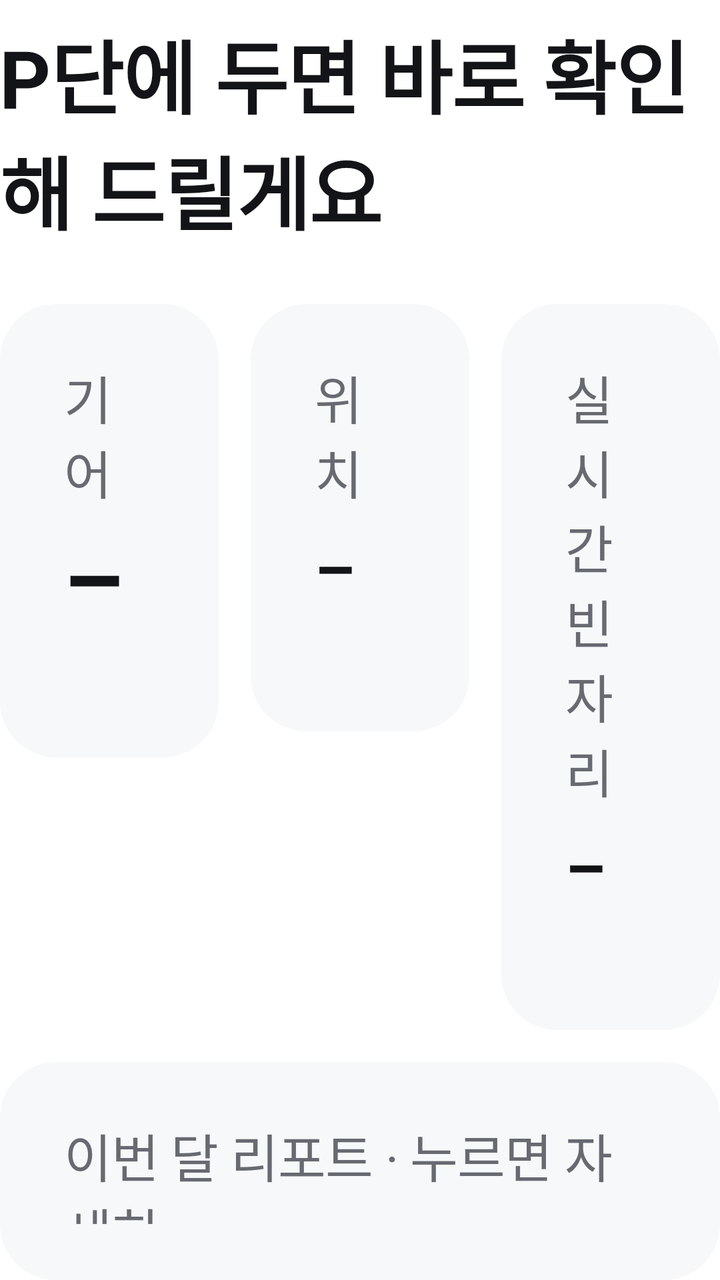
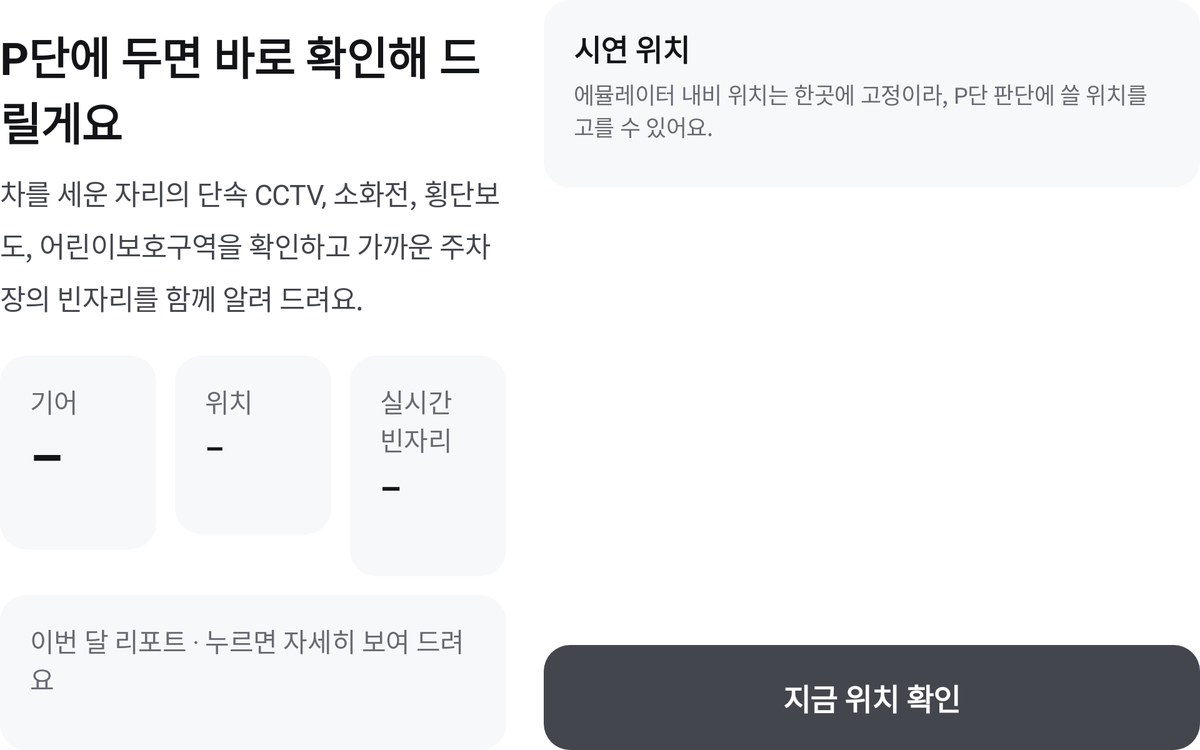

Two renders of one Android screen. The first uses the default layout on a phone; the second uses the alternative layout the repository ships for a different screen configuration, on a matching device. The two XML files are below.
<!-- AndroidManifest.xml: application theme Theme.Statio -->
<!-- res/layout/screen_idle.xml -->
<?xml version="1.0" encoding="utf-8"?>
<LinearLayout xmlns:android="http://schemas.android.com/apk/res/android"
    android:layout_width="match_parent"
    android:layout_height="match_parent"
    android:orientation="vertical">

    <TextView
        style="@style/Text.TitleL"
        android:layout_width="match_parent"
        android:layout_height="wrap_content"
        android:layout_marginTop="8dp"
        android:text="P단에 두면 바로 확인해 드릴게요" />

    

    <LinearLayout
        android:layout_width="match_parent"
        android:layout_height="wrap_content"
        android:layout_marginTop="28dp"
        android:orientation="horizontal">

        <LinearLayout
            style="@style/Card"
            android:layout_width="0dp"
            android:layout_height="wrap_content"
            android:layout_weight="1"
            android:orientation="vertical">

            <TextView
                style="@style/Text.BodyS"
                android:layout_width="wrap_content"
                android:layout_height="wrap_content"
                android:text="기어"
                android:textColor="@color/text_3" />

            <TextView
                android:id="@+id/gear_value"
                style="@style/Text.HeadlineS"
                android:layout_width="wrap_content"
                android:layout_height="wrap_content"
                android:layout_marginTop="8dp"
                android:text="–" />

            <TextView
                android:id="@+id/vehicle_state"
                style="@style/Text.LabelS"
                android:layout_width="wrap_content"
                android:layout_height="wrap_content"
                android:layout_marginTop="8dp" />
        </LinearLayout>

        <LinearLayout
            style="@style/Card"
            android:layout_width="0dp"
            android:layout_height="wrap_content"
            android:layout_marginStart="16dp"
            android:layout_weight="1"
            android:orientation="vertical">

            <TextView
                style="@style/Text.BodyS"
                android:layout_width="wrap_content"
                android:layout_height="wrap_content"
                android:text="위치"
                android:textColor="@color/text_3" />

            <TextView
                android:id="@+id/location_value"
                style="@style/Text.TitleS"
                android:layout_width="wrap_content"
                android:layout_height="wrap_content"
                android:layout_marginTop="12dp"
                android:ellipsize="end"
                android:maxLines="2"
                android:text="–" />

            <TextView
                android:id="@+id/location_source"
                style="@style/Text.LabelS"
                android:layout_width="wrap_content"
                android:layout_height="wrap_content"
                android:layout_marginTop="10dp" />
        </LinearLayout>

        <LinearLayout
            style="@style/Card"
            android:layout_width="0dp"
            android:layout_height="wrap_content"
            android:layout_marginStart="16dp"
            android:layout_weight="1"
            android:orientation="vertical">

            <TextView
                style="@style/Text.BodyS"
                android:layout_width="wrap_content"
                android:layout_height="wrap_content"
                android:text="실시간 빈자리"
                android:textColor="@color/text_3" />

            <TextView
                android:id="@+id/live_value"
                style="@style/Text.TitleS"
                android:layout_width="wrap_content"
                android:layout_height="wrap_content"
                android:layout_marginTop="12dp"
                android:text="–" />

            <TextView
                android:id="@+id/live_note"
                style="@style/Text.LabelS"
                android:layout_width="wrap_content"
                android:layout_height="wrap_content"
                android:layout_marginTop="10dp" />
        </LinearLayout>
    </LinearLayout>

    <LinearLayout
        android:layout_width="match_parent"
        android:layout_height="wrap_content"
        android:layout_marginTop="16dp"
        android:baselineAligned="false"
        android:orientation="horizontal">

        <LinearLayout
            android:id="@+id/record_card"
            style="@style/Card"
            android:layout_width="0dp"
            android:layout_height="match_parent"
            android:layout_marginEnd="16dp"
            android:layout_weight="1"
            android:clickable="true"
            android:focusable="true"
            android:orientation="vertical"
            android:visibility="gone">

            <TextView
                style="@style/Text.BodyS"
                android:layout_width="wrap_content"
                android:layout_height="wrap_content"
                android:text="마지막 주차 위치 · 누르면 QR"
                android:textColor="@color/text_3" />

            <TextView
                android:id="@+id/record_value"
                style="@style/Text.TitleS"
                android:layout_width="wrap_content"
                android:layout_height="wrap_content"
                android:layout_marginTop="10dp" />
        </LinearLayout>
        <LinearLayout
            android:id="@+id/report_card"
            style="@style/Card"
            android:layout_width="0dp"
            android:layout_height="match_parent"
            android:layout_weight="1"
            android:clickable="true"
            android:focusable="true"
            android:orientation="vertical">

            <TextView
                style="@style/Text.BodyS"
                android:layout_width="wrap_content"
                android:layout_height="wrap_content"
                android:text="이번 달 리포트 · 누르면 자세히"
                android:textColor="@color/text_3" />

            <TextView
                android:id="@+id/report_card_value"
                style="@style/Text.BodyM"
                android:layout_width="match_parent"
                android:layout_height="wrap_content"
                android:layout_marginTop="10dp"
                android:ellipsize="end"
                android:maxLines="2" />
        </LinearLayout>
    </LinearLayout>

    <LinearLayout
        style="@style/Card"
        android:layout_width="match_parent"
        android:layout_height="wrap_content"
        android:layout_marginTop="16dp"
        android:orientation="vertical">

        <TextView
            style="@style/Text.TitleS"
            android:layout_width="wrap_content"
            android:layout_height="wrap_content"
            android:text="시연 위치" />

        <TextView
            style="@style/Text.LabelS"
            android:layout_width="match_parent"
            android:layout_height="wrap_content"
            android:layout_marginTop="6dp"
            android:text="에뮬레이터 내비 위치는 한곳에 고정이라, P단 판단에 쓸 위치를 고를 수 있어요." />

        <LinearLayout
            android:id="@+id/scenario_list"
            android:layout_width="match_parent"
            android:layout_height="wrap_content"
            android:layout_marginTop="14dp"
            android:orientation="vertical" />
    </LinearLayout>

    <View
        android:layout_width="match_parent"
        android:layout_height="0dp"
        android:layout_weight="1" />

    <TextView
        android:id="@+id/btn_check_now"
        style="@style/Button.Filled"
        android:layout_width="match_parent"
        android:text="지금 위치 확인" />
</LinearLayout>
<!-- resources referenced by this layout -->
<resources>
  <color name="text_3">@color/basic_500</color>
  <style name="Button.Filled">
          <item name="android:background">@drawable/bg_button_filled</item>
          <item name="android:textColor">@color/basic_00</item>
      </style>
  <style name="Card">
          <item name="android:background">@drawable/bg_card</item>
          <item name="android:paddingStart">32dp</item>
          <item name="android:paddingEnd">32dp</item>
          <item name="android:paddingTop">28dp</item>
          <item name="android:paddingBottom">28dp</item>
      </style>
  <style name="Text.BodyM">
          <item name="android:textSize">28sp</item>
      </style>
  <style name="Text.BodyS">
          <item name="android:textSize">26sp</item>
      </style>
  <style name="Text.HeadlineS">
          <item name="android:textSize">48sp</item>
          <item name="android:textStyle">bold</item>
      </style>
  <style name="Text.LabelS">
          <item name="android:textSize">20sp</item>
          <item name="android:textColor">@color/text_3</item>
      </style>
  <style name="Text.TitleL">
          <item name="android:textSize">40sp</item>
          <item name="android:textStyle">bold</item>
      </style>
  <style name="Text.TitleS">
          <item name="android:textSize">32sp</item>
          <item name="android:textStyle">bold</item>
      </style>
  <style name="Theme.Statio" parent="@android:style/Theme.DeviceDefault.Light.NoActionBar">
          <item name="android:windowBackground">@color/basic_00</item>
          <item name="android:colorAccent">@color/basic_900</item>
      </style>
  <color name="basic_500">#686A72</color>
  <!-- drawable bg_button_filled (drawable) -->
  <?xml version="1.0" encoding="utf-8"?>
  <shape xmlns:android="http://schemas.android.com/apk/res/android" android:shape="rectangle">
      <solid android:color="@color/basic_600" />
      <corners android:radius="28dp" />
  </shape>
  <color name="basic_00">#FFFFFF</color>
  <!-- drawable bg_card (drawable) -->
  <?xml version="1.0" encoding="utf-8"?>
  <shape xmlns:android="http://schemas.android.com/apk/res/android" android:shape="rectangle">
      <solid android:color="@color/basic_50" />
      <corners android:radius="28dp" />
  </shape>
  <color name="basic_900">#131417</color>
  <color name="basic_600">#44464E</color>
  <color name="basic_50">#F7F8FA</color>
</resources>
<!-- res/layout-w1200dp/screen_idle.xml (the repository's variant of the layout above) -->
<!-- drawn on a large tablet held sideways -->
<?xml version="1.0" encoding="utf-8"?>
<LinearLayout xmlns:android="http://schemas.android.com/apk/res/android"
    android:layout_width="match_parent"
    android:layout_height="match_parent"
    android:orientation="horizontal">

    <LinearLayout
        android:layout_width="0dp"
        android:layout_height="match_parent"
        android:layout_weight="1"
        android:orientation="vertical">

        <TextView
            style="@style/Text.HeadlineS"
            android:layout_width="match_parent"
            android:layout_height="wrap_content"
            android:layout_marginTop="24dp"
            android:text="P단에 두면 바로 확인해 드릴게요" />

        <TextView
            style="@style/Text.BodyL"
            android:layout_width="match_parent"
            android:layout_height="wrap_content"
            android:layout_marginTop="20dp"
            android:lineSpacingMultiplier="1.3"
            android:text="차를 세운 자리의 단속 CCTV, 소화전, 횡단보도, 어린이보호구역을 확인하고 가까운 주차장의 빈자리를 함께 알려 드려요."
            android:textColor="@color/text_2" />

        <LinearLayout
            android:layout_width="match_parent"
            android:layout_height="wrap_content"
            android:layout_marginTop="40dp"
            android:orientation="horizontal">

            <LinearLayout
                style="@style/Card"
                android:layout_width="0dp"
                android:layout_height="wrap_content"
                android:layout_weight="1"
                android:orientation="vertical">

                <TextView
                    style="@style/Text.BodyM"
                    android:layout_width="wrap_content"
                    android:layout_height="wrap_content"
                    android:text="기어"
                    android:textColor="@color/text_3" />

                <TextView
                    android:id="@+id/gear_value"
                    style="@style/Text.HeadlineM"
                    android:layout_width="wrap_content"
                    android:layout_height="wrap_content"
                    android:layout_marginTop="8dp"
                    android:text="–" />

                <TextView
                    android:id="@+id/vehicle_state"
                    style="@style/Text.LabelM"
                    android:layout_width="wrap_content"
                    android:layout_height="wrap_content"
                    android:layout_marginTop="8dp" />
            </LinearLayout>

            <LinearLayout
                style="@style/Card"
                android:layout_width="0dp"
                android:layout_height="wrap_content"
                android:layout_marginStart="20dp"
                android:layout_weight="1"
                android:orientation="vertical">

                <TextView
                    style="@style/Text.BodyM"
                    android:layout_width="wrap_content"
                    android:layout_height="wrap_content"
                    android:text="위치"
                    android:textColor="@color/text_3" />

                <TextView
                    android:id="@+id/location_value"
                    style="@style/Text.TitleS"
                    android:layout_width="wrap_content"
                    android:layout_height="wrap_content"
                    android:layout_marginTop="12dp"
                    android:ellipsize="end"
                    android:maxLines="2"
                    android:text="–" />

                <TextView
                    android:id="@+id/location_source"
                    style="@style/Text.LabelM"
                    android:layout_width="wrap_content"
                    android:layout_height="wrap_content"
                    android:layout_marginTop="16dp" />
            </LinearLayout>

            <LinearLayout
                style="@style/Card"
                android:layout_width="0dp"
                android:layout_height="wrap_content"
                android:layout_marginStart="20dp"
                android:layout_weight="1"
                android:orientation="vertical">

                <TextView
                    style="@style/Text.BodyM"
                    android:layout_width="wrap_content"
                    android:layout_height="wrap_content"
                    android:text="실시간 빈자리"
                    android:textColor="@color/text_3" />

                <TextView
                    android:id="@+id/live_value"
                    style="@style/Text.TitleM"
                    android:layout_width="wrap_content"
                    android:layout_height="wrap_content"
                    android:layout_marginTop="12dp"
                    android:text="–" />

                <TextView
                    android:id="@+id/live_note"
                    style="@style/Text.LabelM"
                    android:layout_width="wrap_content"
                    android:layout_height="wrap_content"
                    android:layout_marginTop="16dp" />
            </LinearLayout>
        </LinearLayout>

        <LinearLayout
            android:id="@+id/record_card"
            style="@style/Card"
            android:layout_width="match_parent"
            android:layout_height="wrap_content"
            android:layout_marginTop="20dp"
            android:clickable="true"
            android:focusable="true"
            android:orientation="vertical"
            android:visibility="gone">

            <TextView
                style="@style/Text.BodyM"
                android:layout_width="wrap_content"
                android:layout_height="wrap_content"
                android:text="마지막 주차 위치 · 누르면 QR을 다시 보여 드려요"
                android:textColor="@color/text_3" />

            <TextView
                android:id="@+id/record_value"
                style="@style/Text.TitleM"
                android:layout_width="wrap_content"
                android:layout_height="wrap_content"
                android:layout_marginTop="12dp" />
        </LinearLayout>
        <LinearLayout
            android:id="@+id/report_card"
            style="@style/Card"
            android:layout_width="match_parent"
            android:layout_height="wrap_content"
            android:layout_marginTop="20dp"
            android:clickable="true"
            android:focusable="true"
            android:orientation="vertical">

            <TextView
                style="@style/Text.BodyM"
                android:layout_width="wrap_content"
                android:layout_height="wrap_content"
                android:text="이번 달 리포트 · 누르면 자세히 보여 드려요"
                android:textColor="@color/text_3" />

            <TextView
                android:id="@+id/report_card_value"
                style="@style/Text.BodyL"
                android:layout_width="match_parent"
                android:layout_height="wrap_content"
                android:layout_marginTop="10dp"
                android:ellipsize="end"
                android:maxLines="2" />
        </LinearLayout>
    </LinearLayout>

    <LinearLayout
        android:layout_width="700dp"
        android:layout_height="match_parent"
        android:layout_marginStart="40dp"
        android:orientation="vertical">

        <LinearLayout
            style="@style/Card"
            android:layout_width="match_parent"
            android:layout_height="wrap_content"
            android:orientation="vertical">

            <TextView
                style="@style/Text.TitleS"
                android:layout_width="wrap_content"
                android:layout_height="wrap_content"
                android:text="시연 위치" />

            <TextView
                style="@style/Text.LabelM"
                android:layout_width="match_parent"
                android:layout_height="wrap_content"
                android:layout_marginTop="8dp"
                android:text="에뮬레이터 내비 위치는 한곳에 고정이라, P단 판단에 쓸 위치를 고를 수 있어요." />

            <LinearLayout
                android:id="@+id/scenario_list"
                android:layout_width="match_parent"
                android:layout_height="wrap_content"
                android:layout_marginTop="20dp"
                android:orientation="vertical" />
        </LinearLayout>

        <View
            android:layout_width="match_parent"
            android:layout_height="0dp"
            android:layout_weight="1" />

        <TextView
            android:id="@+id/btn_check_now"
            style="@style/Button.Filled"
            android:layout_width="match_parent"
            android:text="지금 위치 확인" />
    </LinearLayout>
</LinearLayout>
<!-- resources referenced by the variant -->
<!-- as a large tablet held sideways resolves them -->
<resources>
  <color name="text_2">@color/basic_600</color>
  <color name="text_3">@color/basic_500</color>
  <style name="Button.Filled">
          <item name="android:background">@drawable/bg_button_filled</item>
          <item name="android:textColor">@color/basic_00</item>
      </style>
  <style name="Card">
          <item name="android:background">@drawable/bg_card</item>
          <item name="android:paddingStart">32dp</item>
          <item name="android:paddingEnd">32dp</item>
          <item name="android:paddingTop">28dp</item>
          <item name="android:paddingBottom">28dp</item>
      </style>
  <style name="Text.BodyL">
          <item name="android:textSize">30sp</item>
      </style>
  <style name="Text.BodyM">
          <item name="android:textSize">28sp</item>
      </style>
  <style name="Text.HeadlineM">
          <item name="android:textSize">56sp</item>
          <item name="android:textStyle">bold</item>
      </style>
  <style name="Text.HeadlineS">
          <item name="android:textSize">48sp</item>
          <item name="android:textStyle">bold</item>
      </style>
  <style name="Text.LabelM">
          <item name="android:textSize">24sp</item>
          <item name="android:textColor">@color/text_3</item>
      </style>
  <style name="Text.TitleM">
          <item name="android:textSize">36sp</item>
          <item name="android:textStyle">bold</item>
      </style>
  <style name="Text.TitleS">
          <item name="android:textSize">32sp</item>
          <item name="android:textStyle">bold</item>
      </style>
  <style name="Theme.Statio" parent="@android:style/Theme.DeviceDefault.Light.NoActionBar">
          <item name="android:windowBackground">@color/basic_00</item>
          <item name="android:colorAccent">@color/basic_900</item>
      </style>
  <color name="basic_600">#44464E</color>
  <color name="basic_500">#686A72</color>
  <!-- drawable bg_button_filled (drawable) -->
  <?xml version="1.0" encoding="utf-8"?>
  <shape xmlns:android="http://schemas.android.com/apk/res/android" android:shape="rectangle">
      <solid android:color="@color/basic_600" />
      <corners android:radius="28dp" />
  </shape>
  <color name="basic_00">#FFFFFF</color>
  <!-- drawable bg_card (drawable) -->
  <?xml version="1.0" encoding="utf-8"?>
  <shape xmlns:android="http://schemas.android.com/apk/res/android" android:shape="rectangle">
      <solid android:color="@color/basic_50" />
      <corners android:radius="28dp" />
  </shape>
  <color name="basic_900">#131417</color>
  <color name="basic_50">#F7F8FA</color>
</resources>
